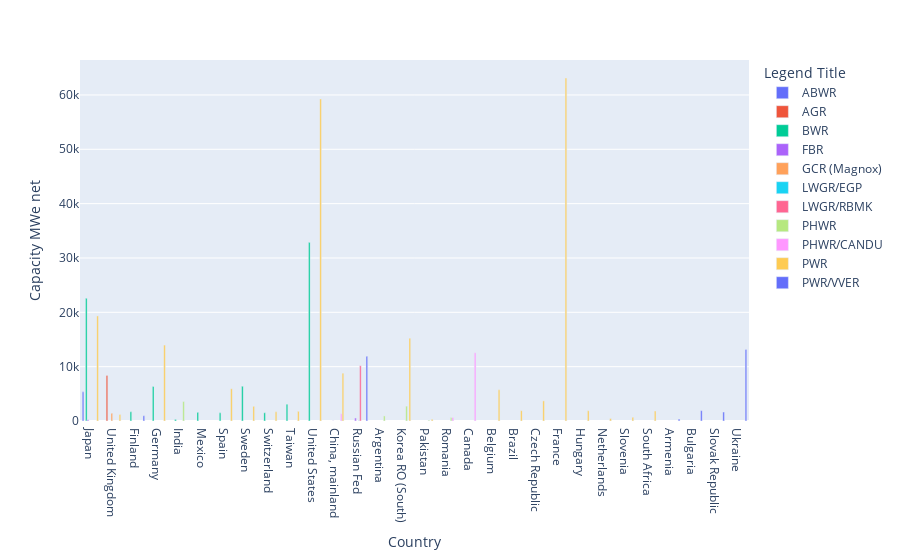

Notebook cell for this chart:
### Code cell
step2 = df.groupby(['Process', 'Current Status', 'Country'], as_index=False)['Capacity MWe net'].sum()
fig = px.bar(step2, x="Country", y="Capacity MWe net", color="Process", barmode="group")
fig.update_layout(
    legend_title_text='Legend Title'
)
fig.show()

### Figure 1 — Plotly figure (JSON) as saved in the notebook; plotly's stock layout.template omitted (floating-point values rounded to 4 significant figures)
{"data": [{"alignmentgroup": "True", "hovertemplate": "Process=ABWR<br>Country=%{x}<br>Capacity MWe net=%{y}<extra></extra>", "legendgroup": "ABWR", "marker": {"color": "#636efa", "pattern": {"shape": ""}}, "name": "ABWR", "offsetgroup": "ABWR", "orientation": "v", "showlegend": true, "textposition": "auto", "type": "bar", "x": ["Japan"], "xaxis": "x", "y": [5368], "yaxis": "y"}, {"alignmentgroup": "True", "hovertemplate": "Process=AGR<br>Country=%{x}<br>Capacity MWe net=%{y}<extra></extra>", "legendgroup": "AGR", "marker": {"color": "#EF553B", "pattern": {"shape": ""}}, "name": "AGR", "offsetgroup": "AGR", "orientation": "v", "showlegend": true, "textposition": "auto", "type": "bar", "x": ["United Kingdom"], "xaxis": "x", "y": [8380], "yaxis": "y"}, {"alignmentgroup": "True", "hovertemplate": "Process=BWR<br>Country=%{x}<br>Capacity MWe net=%{y}<extra></extra>", "legendgroup": "BWR", "marker": {"color": "#00cc96", "pattern": {"shape": ""}}, "name": "BWR", "offsetgroup": "BWR", "orientation": "v", "showlegend": true, "textposition": "auto", "type": "bar", "x": ["Finland", "Germany", "India", "Japan", "Mexico", "Spain", "Sweden", "Switzerland", "Taiwan", "United States"], "xaxis": "x", "y": [1700, 6371, 300, 22584, 1600, 1509, 6396, 1520, 3104, 32871], "yaxis": "y"}, {"alignmentgroup": "True", "hovertemplate": "Process=FBR<br>Country=%{x}<br>Capacity MWe net=%{y}<extra></extra>", "legendgroup": "FBR", "marker": {"color": "#ab63fa", "pattern": {"shape": ""}}, "name": "FBR", "offsetgroup": "FBR", "orientation": "v", "showlegend": true, "textposition": "auto", "type": "bar", "x": ["China, mainland", "Japan", "Russian Fed"], "xaxis": "x", "y": [20, 246, 560], "yaxis": "y"}, {"alignmentgroup": "True", "hovertemplate": "Process=GCR (Magnox)<br>Country=%{x}<br>Capacity MWe net=%{y}<extra></extra>", "legendgroup": "GCR (Magnox)", "marker": {"color": "#FFA15A", "pattern": {"shape": ""}}, "name": "GCR (Magnox)", "offsetgroup": "GCR (Magnox)", "orientation": "v", "showlegend": true, "textposition": "auto", "type": "bar", "x": ["United Kingdom"], "xaxis": "x", "y": [1414], "yaxis": "y"}, {"alignmentgroup": "True", "hovertemplate": "Process=LWGR/EGP<br>Country=%{x}<br>Capacity MWe net=%{y}<extra></extra>", "legendgroup": "LWGR/EGP", "marker": {"color": "#19d3f3", "pattern": {"shape": ""}}, "name": "LWGR/EGP", "offsetgroup": "LWGR/EGP", "orientation": "v", "showlegend": true, "textposition": "auto", "type": "bar", "x": ["Russian Fed"], "xaxis": "x", "y": [48], "yaxis": "y"}, {"alignmentgroup": "True", "hovertemplate": "Process=LWGR/RBMK<br>Country=%{x}<br>Capacity MWe net=%{y}<extra></extra>", "legendgroup": "LWGR/RBMK", "marker": {"color": "#FF6692", "pattern": {"shape": ""}}, "name": "LWGR/RBMK", "offsetgroup": "LWGR/RBMK", "orientation": "v", "showlegend": true, "textposition": "auto", "type": "bar", "x": ["Russian Fed"], "xaxis": "x", "y": [10175], "yaxis": "y"}, {"alignmentgroup": "True", "hovertemplate": "Process=PHWR<br>Country=%{x}<br>Capacity MWe net=%{y}<extra></extra>", "legendgroup": "PHWR", "marker": {"color": "#B6E880", "pattern": {"shape": ""}}, "name": "PHWR", "offsetgroup": "PHWR", "orientation": "v", "showlegend": true, "textposition": "auto", "type": "bar", "x": ["Argentina", "India", "Korea RO (South)", "Pakistan", "Romania"], "xaxis": "x", "y": [935, 3577, 2729, 125, 650], "yaxis": "y"}, {"alignmentgroup": "True", "hovertemplate": "Process=PHWR/CANDU<br>Country=%{x}<br>Capacity MWe net=%{y}<extra></extra>", "legendgroup": "PHWR/CANDU", "marker": {"color": "#FF97FF", "pattern": {"shape": ""}}, "name": "PHWR/CANDU", "offsetgroup": "PHWR/CANDU", "orientation": "v", "showlegend": true, "textposition": "auto", "type": "bar", "x": ["Canada", "China, mainland", "Romania"], "xaxis": "x", "y": [12569, 1330, 655], "yaxis": "y"}, {"alignmentgroup": "True", "hovertemplate": "Process=PWR<br>Country=%{x}<br>Capacity MWe net=%{y}<extra></extra>", "legendgroup": "PWR", "marker": {"color": "#FECB52", "pattern": {"shape": ""}}, "name": "PWR", "offsetgroup": "PWR", "orientation": "v", "showlegend": true, "textposition": "auto", "type": "bar", "x": ["Belgium", "Brazil", "China, mainland", "Czech Republic", "France", "Germany", "Hungary", "Japan", "Korea RO (South)", "Netherlands", "Pakistan", "Slovenia", "South Africa", "Spain", "Sweden", "Switzerland", "Taiwan", "United Kingdom", "United States"], "xaxis": "x", "y": [5755, 1896, 8807, 3707, 63110, 13973, 1889, 19337, 15242, 452, 300, 676, 1842, 5933, 2705, 1700, 1780, 1188, 59267], "yaxis": "y"}, {"alignmentgroup": "True", "hovertemplate": "Process=PWR/VVER<br>Country=%{x}<br>Capacity MWe net=%{y}<extra></extra>", "legendgroup": "PWR/VVER", "marker": {"color": "#636efa", "pattern": {"shape": ""}}, "name": "PWR/VVER", "offsetgroup": "PWR/VVER", "orientation": "v", "showlegend": true, "textposition": "auto", "type": "bar", "x": ["Armenia", "Bulgaria", "Finland", "Russian Fed", "Slovak Republic", "Ukraine"], "xaxis": "x", "y": [376, 1906, 976, 11914, 1656, 13168], "yaxis": "y"}], "layout": {"barmode": "group", "legend": {"title": {"text": "Legend Title"}, "tracegroupgap": 0}, "margin": {"t": 60}, "xaxis": {"anchor": "y", "domain": [0, 1], "title": {"text": "Country"}}, "yaxis": {"anchor": "x", "domain": [0, 1], "title": {"text": "Capacity MWe net"}}}}
